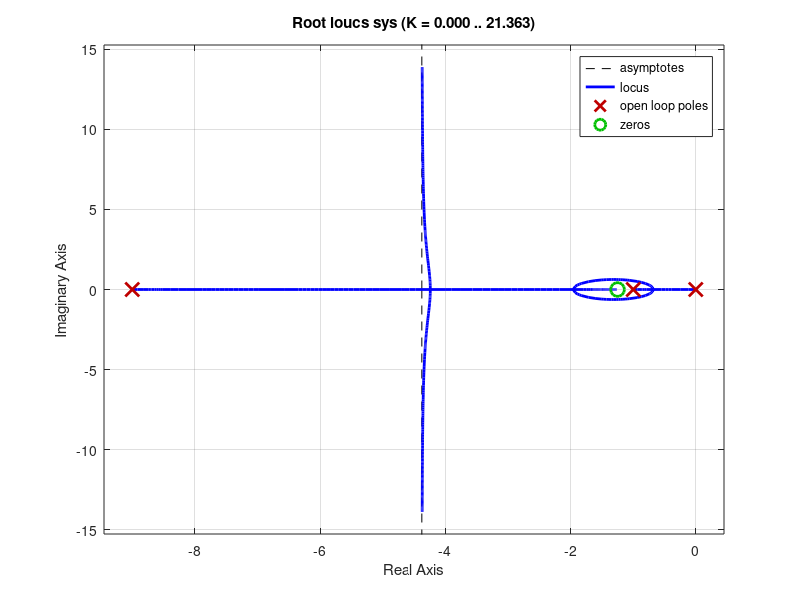

Recreate this plot in MATLAB. (Note: this script raises an error after producing the figure.)
clear;
s = tf('s');
c = 1.25;
%Open loop system
sys = (10*(s+c))/(s*(s+1)*(s+9));
figure(1);
rlocus(sys);
%We choose a kp value
Kp = 2.5;
sys = Kp*sys;
figure(2);
opt = stepDataOptions('StepAmplitude',60);
step(feedback(sys, 1, -1),opt)
Ki = Kp*c;
fprintf('Kp = %2.3f Ki = %2.3f c = %2.1f\n',Kp,Ki,c)